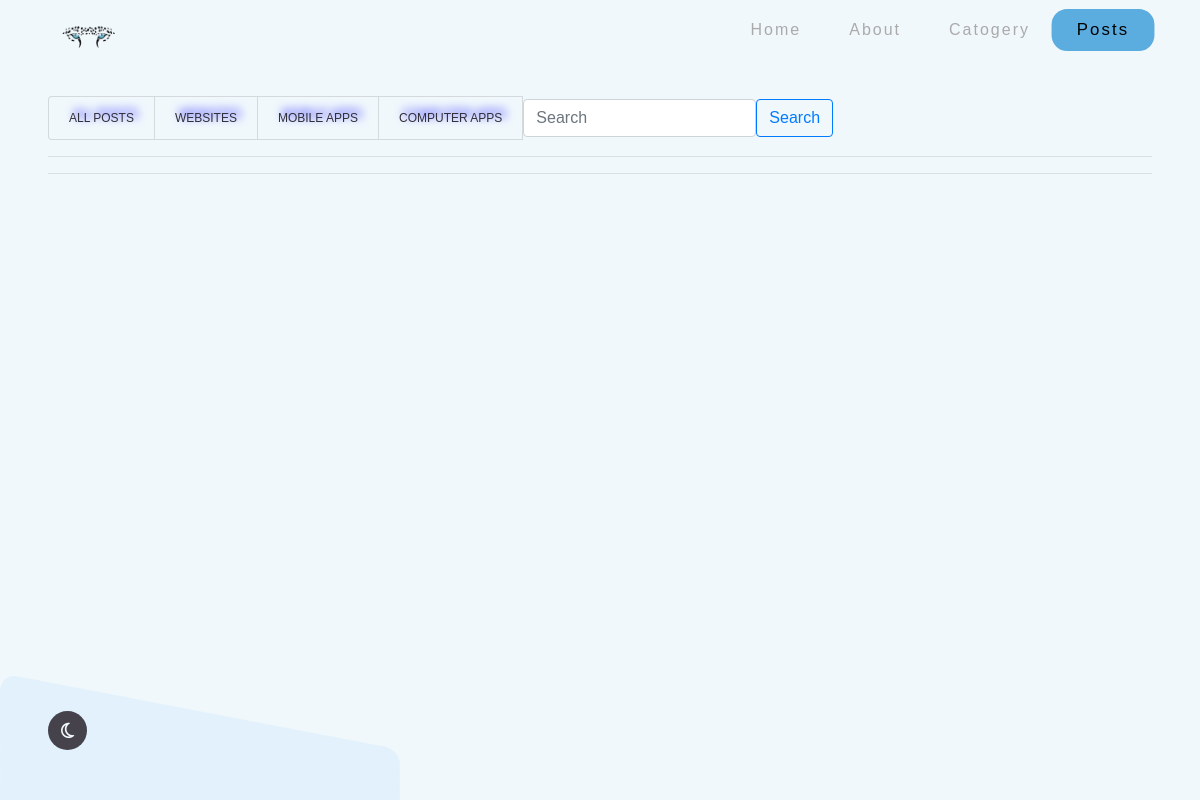
Page /services on the earlier database version.
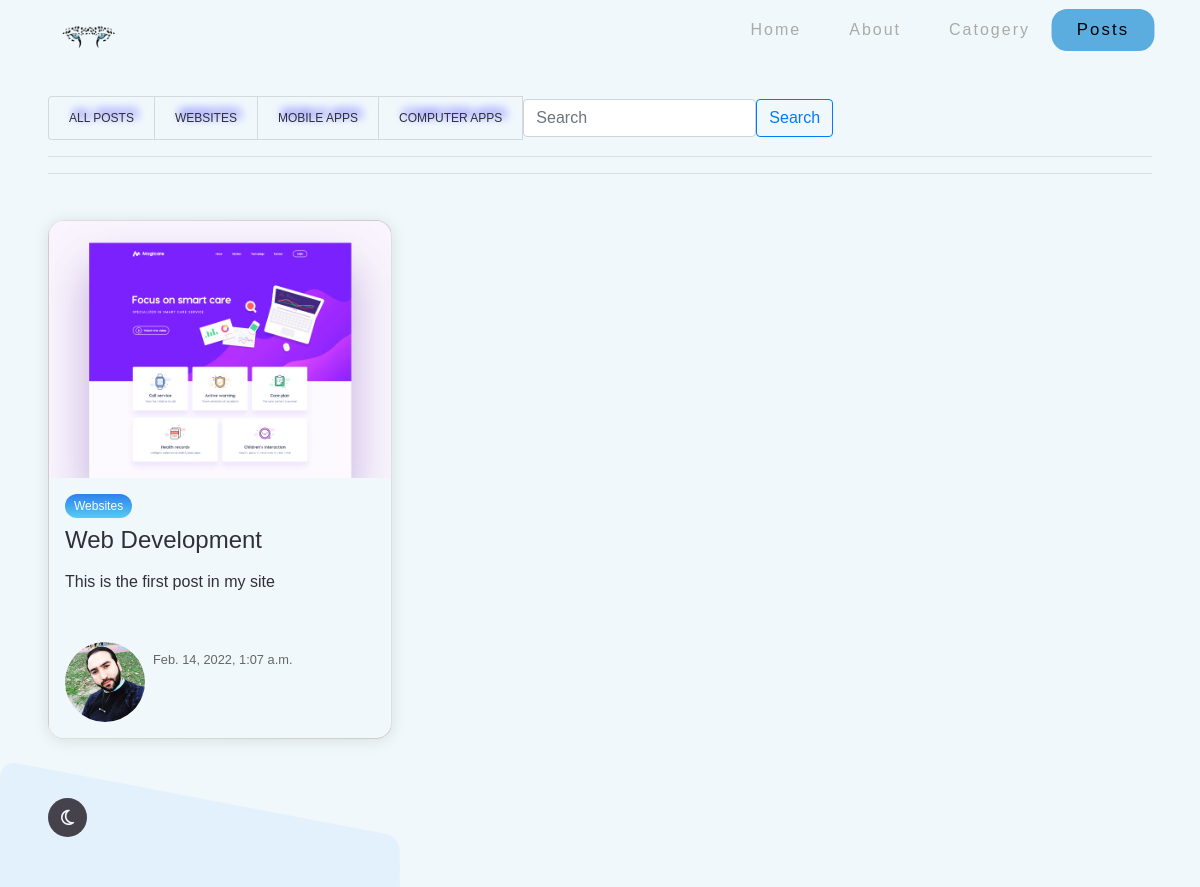
Same page on the later database version.
### pages/models.py (models this page shows, shortened)
class Category (models.Model):
    Cname=models.CharField(max_length=75,verbose_name="اسم الفئة")
    def __str__(self):
        return self.Cname

class Posts(models.Model):
    Ptitle = models.CharField(max_length=100 , verbose_name="Title" )
    Pcategory = models.ForeignKey(Category,on_delete=models.CASCADE , verbose_name="Category")
    Pdetails = models.TextField(verbose_name="Details",null=True)
    Pimg = models.ImageField(upload_to="photos/%y/%m/%d" , verbose_name="Image")
    Pdata_time = models.DateTimeField(default=datetime.now())
    Pmember = models.ForeignKey(Members,on_delete=models.CASCADE,verbose_name="User")

class Members(models.Model):
    MMname = models.OneToOneField(
        User, on_delete=models.CASCADE, verbose_name="الاسم")
    MMfullname = models.CharField(max_length=150,
         verbose_name="الاسم الكامل",blank=True)
    MMprof = models.CharField(
        max_length=150, verbose_name="الاختصاص", blank=True)
    MMinfo = models.TextField(
        max_length=500, verbose_name="المعلومات", blank=True)
    MMimg = models.ImageField(
        upload_to="photos/%y/%m/%d", verbose_name="الصورة")

### pages/views.py (the view)
# urls.py: path('services',views.services,name='services'),
def services(request):
    category = Category.objects.all().order_by("-Cname")
    posts = Posts.objects.all().order_by('-Pdata_time')
    context = {
        'posts':posts,
        'category': category,
    }
    return render(request,'pages/services.html',context)

### templates/pages/services.html (shortened to what this page needs)
{% extends "base.html" %}
{% load static %}
{% block content %}
<body id="services">
    <main>
  <div class="container">
    <div class="head">
        <div class="list">
            <ul class="list-group list-group-horizontal" >
                      <li class=" list-group-item"><a href="{% url 'services' %}" >ALL Posts</a></li>
                     {% for cat in category %}
                <li class=" list-group-item cat{{cat.id}}"><a href="#" >{{cat.Cname}}</a></li>
                     {% endfor %}
                <form class="d-flex" >
                    <input class="form-control me-2" type="search" placeholder="Search" aria-label="Search">
                    <button class="btn btn-outline-primary" type="submit" >Search</button>
                  </form>
              </ul>
            <hr>
          </div>
        <hr>
    </div>
    <div class="row">
      {% for post in posts %}
      <div class="col-6 col-md-4 posthide
                 post{{post.Pcategory.id}}">
        <div class="card">
          <div class="card__header">
            <img src="{{post.Pimg.url}}" alt="card__image" class="card__image" width="600">
          </div>
          <div class="card__body">
            <span class="tag tag-blue">{{post.Pcategory}}</span>
            <h4>{{post.Ptitle}}</h4>
            <p>{{post.Pdetails}}</p>
          </div>
          <div class="card__footer">
            <div class="user">
              <img src="{{post.Pmember.MMimg.url}}" alt="user__image" class="user__image" width="80" height="80">
              <div class="user__info">
                <small>{{post.Pdata_time}}</small>
              </div>
            </div>
          </div>
        </div>
      </div>
        {% endfor %}
    </div>
</main>
</body>
{% endblock content %}

Differences in the rows shown:
added Posts: Pimg (picture), Pcategory "Websites", Ptitle "Web Development", Pdetails "This is the first post in my site", Pmember.MMimg (picture), Pdata_time "Feb. 14, 2022, 1:07 a.m."
